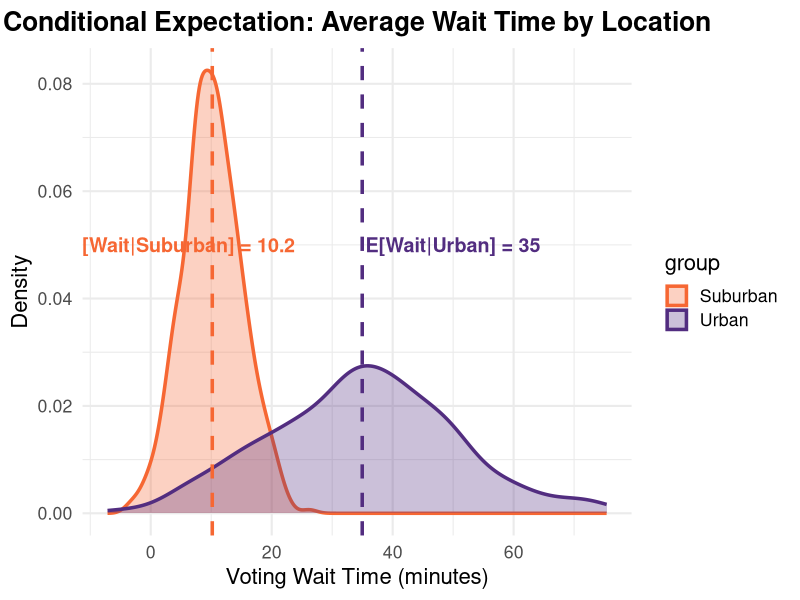
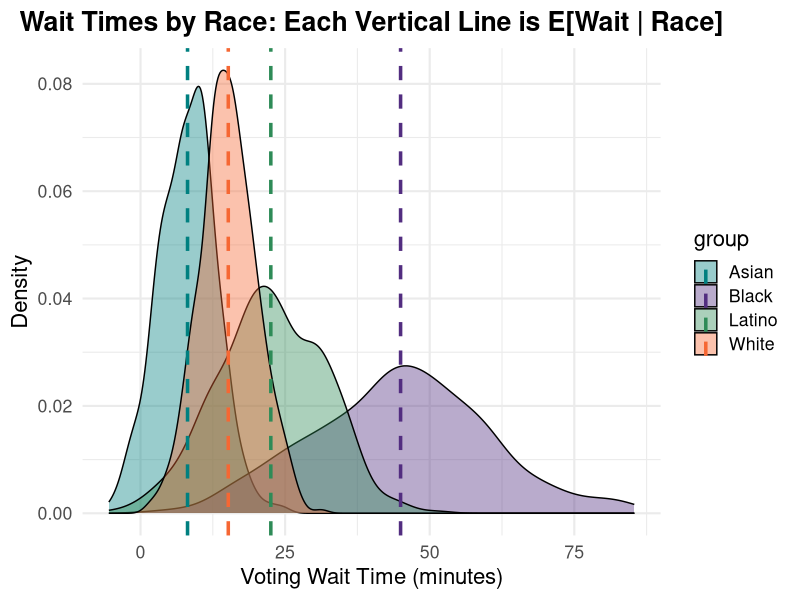
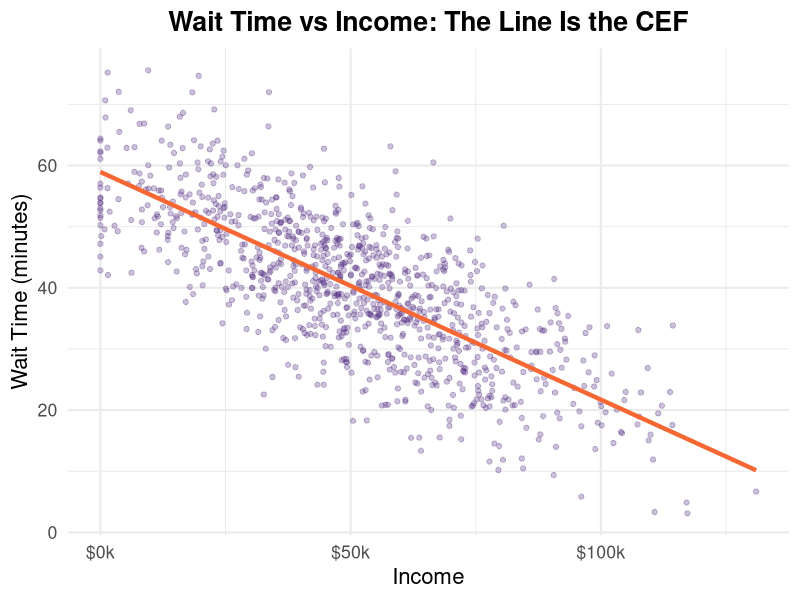
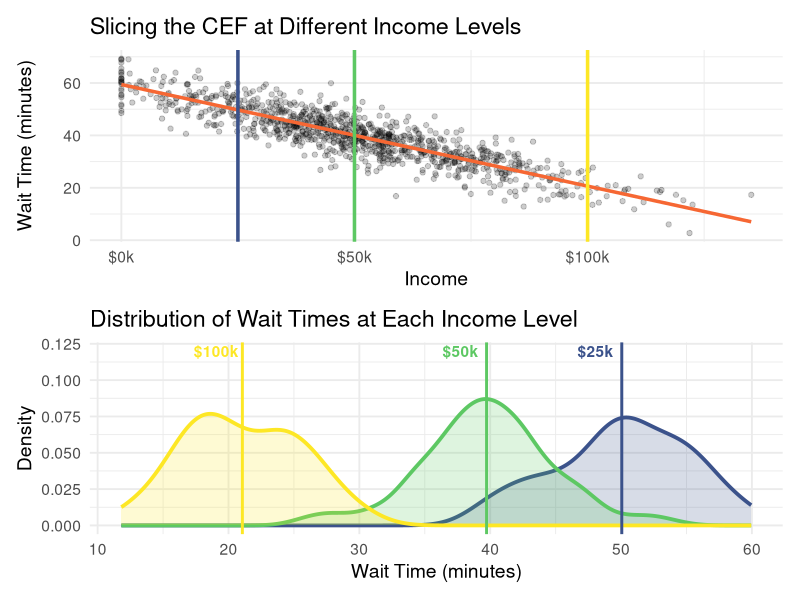
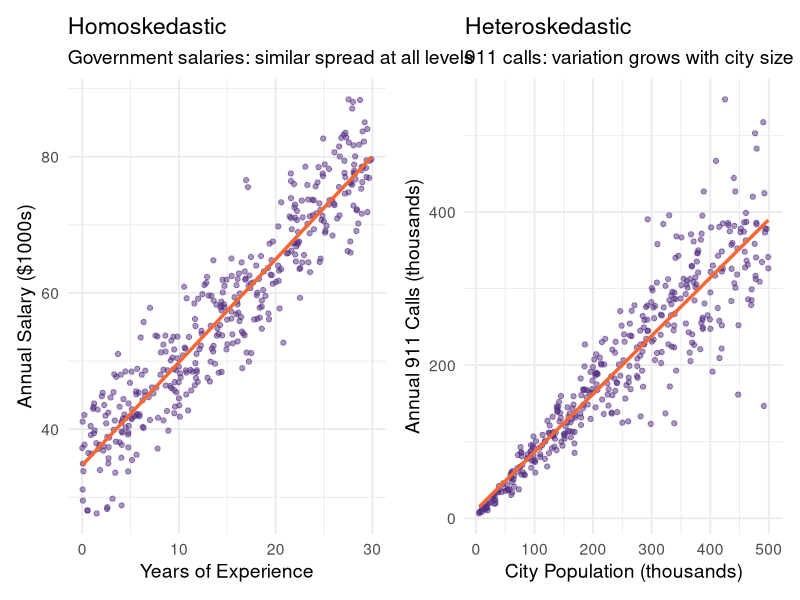
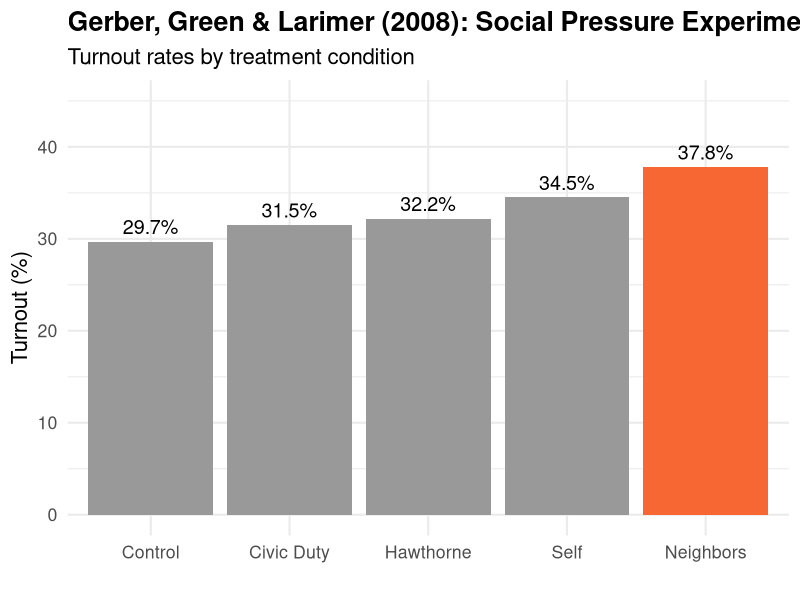
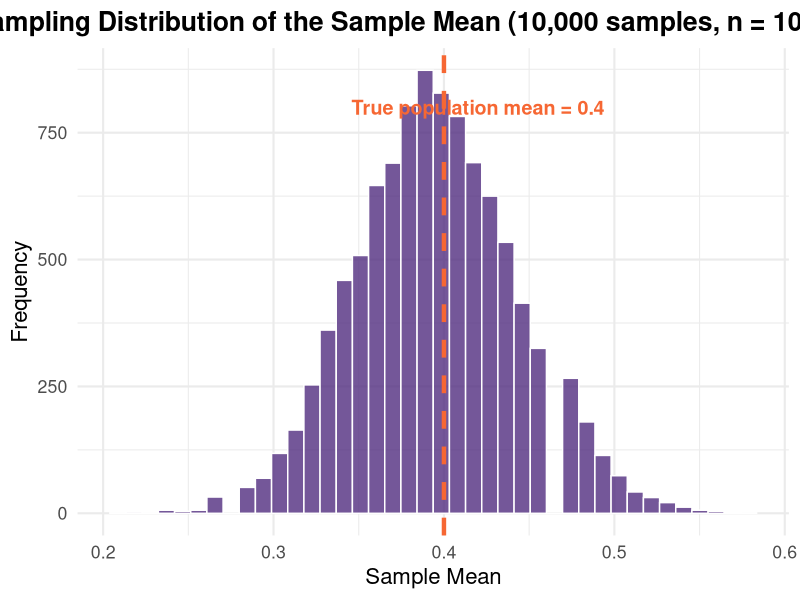
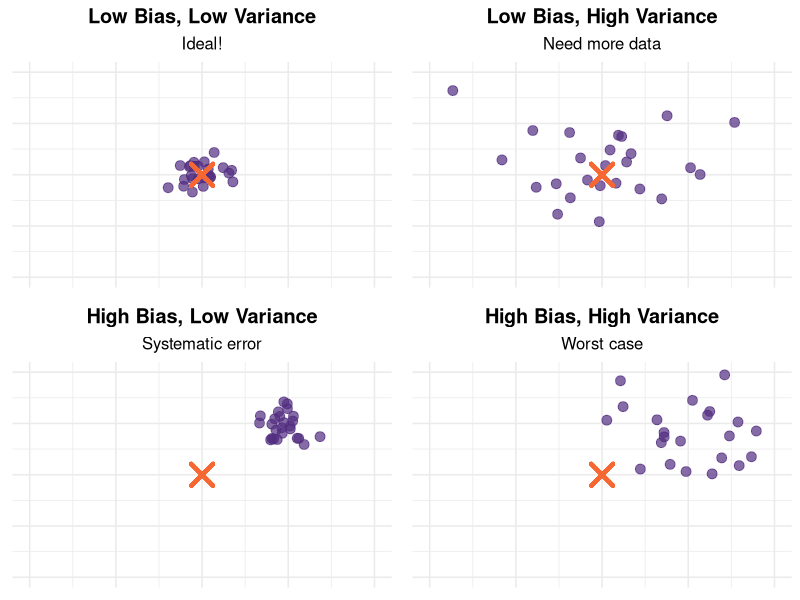

Here is the R script that generated these plots, in order:
## ---- chunk 1
#| echo: false
#| fig-width: 10
#| fig-height: 5
library(tidyverse)

set.seed(123)
x1 <- rnorm(500, mean = 10, sd = 5)
x2 <- rnorm(500, mean = 35, sd = 15)

data <- tibble(
  wait_time = c(x1, x2),
  group = factor(rep(c("Suburban", "Urban"), each = 500))
)

mu1 <- mean(x1)
mu2 <- mean(x2)

ggplot(data, aes(x = wait_time, fill = group, color = group)) +
  geom_density(alpha = 0.3, linewidth = 1.2) +
  scale_color_manual(values = c("Suburban" = "#F66733", "Urban" = "#522D80")) +
  scale_fill_manual(values = c("Suburban" = "#F66733", "Urban" = "#522D80")) +
  geom_vline(xintercept = mu1, color = "#F66733", linewidth = 1.2, linetype = "dashed") +
  geom_vline(xintercept = mu2, color = "#522D80", linewidth = 1.2, linetype = "dashed") +
  annotate("text", x = mu1 -5 , y = 0.05, label = paste0("E[Wait|Suburban] = ", round(mu1, 1)),
           color = "#F66733", size = 5, fontface = "bold") +
  annotate("text", x = mu2 + 15, y = 0.05, label = paste0("E[Wait|Urban] = ", round(mu2, 1)),
           color = "#522D80", size = 5, fontface = "bold") +
  labs(x = "Voting Wait Time (minutes)", y = "Density",
       title = "Conditional Expectation: Average Wait Time by Location") +
  theme_minimal(base_size = 16) +
  theme(legend.position = "right", plot.title = element_text(face = "bold", hjust = 0.5))
## ---- chunk 2
#| echo: false
#| fig-width: 10
#| fig-height: 5

set.seed(123)
x1 <- rnorm(500, mean = 15, sd = 5)
x2 <- rnorm(500, mean = 45, sd = 15)
x3 <- rnorm(500, mean = 8, sd = 5)
x4 <- rnorm(500, mean = 22, sd = 9)

data_race <- tibble(
  wait_time = c(x1, x2, x3, x4),
  group = factor(rep(c("White", "Black", "Asian", "Latino"), each = 500))
)

means <- data_race |> group_by(group) |> summarize(mu = mean(wait_time))

ggplot(data_race, aes(x = wait_time, fill = group)) +
  geom_density(alpha = 0.4) +
  geom_vline(data = means, aes(xintercept = mu, color = group), linewidth = 1.2, linetype = "dashed") +
  scale_fill_manual(values = c("White" = "#F66733", "Black" = "#522D80",
                               "Asian" = "#008080", "Latino" = "#2E8B57")) +
  scale_color_manual(values = c("White" = "#F66733", "Black" = "#522D80",
                                "Asian" = "#008080", "Latino" = "#2E8B57")) +
  labs(x = "Voting Wait Time (minutes)", y = "Density",
       title = "Wait Times by Race: Each Vertical Line is E[Wait | Race]") +
  theme_minimal(base_size = 16) +
  theme(plot.title = element_text(face = "bold", hjust = 0.5))
## ---- chunk 3
#| echo: false
#| fig-width: 10
#| fig-height: 5

set.seed(123)
n <- 1000
income <- rnorm(n, mean = 50000, sd = 25000)
income <- pmax(income, 0)
wait_times <- 60 - (0.0004 * income) + rnorm(n, mean = 0, sd = 8)

data_cont <- tibble(Income = income, Wait_Time = wait_times)

ggplot(data_cont, aes(x = Income, y = Wait_Time)) +
  geom_point(alpha = 0.3, color = "#522D80") +
  geom_smooth(method = "lm", color = "#F66733", linewidth = 1.5, se = FALSE) +
  scale_x_continuous(labels = scales::dollar_format(scale = 1e-3, suffix = "k")) +
  labs(x = "Income", y = "Wait Time (minutes)",
       title = "Wait Time vs Income: The Line Is the CEF") +
  theme_minimal(base_size = 16) +
  theme(plot.title = element_text(face = "bold", hjust = 0.5))
## ---- chunk 4
#| echo: false
#| fig-width: 10
#| fig-height: 6

library(patchwork)

set.seed(30317)
n <- 1000
income <- pmax(rnorm(n, mean = 50000, sd = 25000), 0)
wait_times <- 60 - (0.0004 * income) + rnorm(n, 0, 5)
data <- tibble(Income = income, Wait_Times = wait_times)

col_25k <- "#3B528BFF"
col_50k <- "#5DC863FF"
col_100k <- "#FDE725FF"

p1 <- ggplot(data, aes(Income, Wait_Times)) +
  geom_point(alpha = 0.2) +
  geom_smooth(method = "lm", color = "#F66733", se = FALSE, linewidth = 1.2) +
  geom_vline(xintercept = c(25000, 50000, 100000),
             color = c(col_25k, col_50k, col_100k), linewidth = 1.2) +
  scale_x_continuous(labels = scales::dollar_format(scale = 1e-3, suffix = "k")) +
  labs(x = "Income", y = "Wait Time (minutes)", title = "Slicing the CEF at Different Income Levels") +
  theme_minimal(base_size = 14)

wt_25k <- data$Wait_Times[data$Income > 20000 & data$Income < 30000]
wt_50k <- data$Wait_Times[data$Income > 45000 & data$Income < 55000]
wt_100k <- data$Wait_Times[data$Income > 90000 & data$Income < 110000]

p2 <- ggplot() +
  geom_density(aes(x = wt_25k), color = col_25k, linewidth = 1.3, fill = col_25k, alpha = 0.2) +
  geom_density(aes(x = wt_50k), color = col_50k, linewidth = 1.3, fill = col_50k, alpha = 0.2) +
  geom_density(aes(x = wt_100k), color = col_100k, linewidth = 1.3, fill = col_100k, alpha = 0.2) +
  geom_vline(xintercept = mean(wt_25k), color = col_25k, linewidth = 1) +
  geom_vline(xintercept = mean(wt_50k), color = col_50k, linewidth = 1) +
  geom_vline(xintercept = mean(wt_100k), color = col_100k, linewidth = 1) +
  annotate("text", x = mean(wt_25k) - 2, y = 0.12, label = "$25k", color = col_25k, fontface = "bold") +
  annotate("text", x = mean(wt_50k) - 2, y = 0.12, label = "$50k", color = col_50k, fontface = "bold") +
  annotate("text", x = mean(wt_100k) - 2, y = 0.12, label = "$100k", color = col_100k, fontface = "bold") +
  labs(x = "Wait Time (minutes)", y = "Density", title = "Distribution of Wait Times at Each Income Level") +
  theme_minimal(base_size = 14)

p1 / p2
## ---- chunk 5
#| echo: false
#| fig-width: 10
#| fig-height: 5

library(patchwork)

set.seed(42)
n <- 400

# Homoskedastic: Government salaries by experience
experience <- runif(n, 0, 30)
salary <- 35 + 1.5 * experience + rnorm(n, 0, 5)

# Heteroskedastic: 911 calls by city population
city_pop <- runif(n, 5, 500)
calls_911 <- 2 + 0.8 * city_pop + rnorm(n, 0, city_pop * 0.15)

p1 <- ggplot(tibble(x = experience, y = salary), aes(x, y)) +
  geom_point(alpha = 0.5, color = "#522D80") +
  geom_smooth(method = "lm", se = FALSE, color = "#F66733", linewidth = 1.2) +
  labs(title = "Homoskedastic",
       subtitle = "Government salaries: similar spread at all levels",
       x = "Years of Experience", y = "Annual Salary ($1000s)") +
  theme_minimal(base_size = 14)

p2 <- ggplot(tibble(x = city_pop, y = calls_911), aes(x, y)) +
  geom_point(alpha = 0.5, color = "#522D80") +
  geom_smooth(method = "lm", se = FALSE, color = "#F66733", linewidth = 1.2) +
  labs(title = "Heteroskedastic",
       subtitle = "911 calls: variation grows with city size",
       x = "City Population (thousands)", y = "Annual 911 Calls (thousands)") +
  theme_minimal(base_size = 14)

p1 + p2
## ---- chunk 6
#| echo: false
#| fig-align: center
#| out-width: "80%"

# Create a simple visualization of the Gerber et al experiment concept
library(tidyverse)

tibble(
  Treatment = c("Control", "Civic Duty", "Hawthorne", "Self", "Neighbors"),
  Turnout = c(29.7, 31.5, 32.2, 34.5, 37.8)
) |>
  mutate(Treatment = fct_reorder(Treatment, Turnout)) |>
  ggplot(aes(x = Treatment, y = Turnout, fill = Treatment == "Neighbors")) +
  geom_col(show.legend = FALSE) +
  geom_text(aes(label = paste0(Turnout, "%")), vjust = -0.5, size = 5) +
  scale_fill_manual(values = c("gray60", "#F66733")) +
  labs(title = "Gerber, Green & Larimer (2008): Social Pressure Experiment",
       subtitle = "Turnout rates by treatment condition",
       x = "", y = "Turnout (%)") +
  ylim(0, 45) +
  theme_minimal(base_size = 16) +
  theme(plot.title = element_text(face = "bold"))
## ---- chunk 7
#| echo: true

set.seed(30317)
population <- rbinom(10000, size = 1, prob = 0.4)

# Three different samples of size 30
c(mean(sample(population, 30)),
  mean(sample(population, 30)),
  mean(sample(population, 30)))
## ---- chunk 8
#| echo: false
#| fig-width: 10
#| fig-height: 5

set.seed(123)
population <- rbinom(10000, size = 1, prob = 0.4)
sample_means <- replicate(10000, mean(sample(population, 100)))

ggplot(tibble(means = sample_means), aes(x = means)) +
  geom_histogram(bins = 40, fill = "#522D80", color = "white", alpha = 0.8) +
  geom_vline(xintercept = 0.4, color = "#F66733", linewidth = 1.5, linetype = "dashed") +
  annotate("text", x = 0.42, y = 800, label = "True population mean = 0.4",
           color = "#F66733", fontface = "bold", size = 5) +
  labs(title = "Sampling Distribution of the Sample Mean (10,000 samples, n = 100 each)",
       x = "Sample Mean", y = "Frequency") +
  theme_minimal(base_size = 16) +
  theme(plot.title = element_text(face = "bold", hjust = 0.5))
## ---- chunk 9
#| echo: false
#| fig-width: 10
#| fig-height: 5

library(gridExtra)

set.seed(123)

simulate_points <- function(bias_x, bias_y, var, n_points = 25) {
  tibble(
    x = rnorm(n_points, mean = bias_x, sd = var),
    y = rnorm(n_points, mean = bias_y, sd = var)
  )
}

create_plot <- function(data, title, subtitle) {
  ggplot(data, aes(x, y)) +
    geom_point(color = "#522D80", size = 3, alpha = 0.7) +
    geom_point(aes(x = 0, y = 0), color = "#F66733", size = 6, shape = 4, stroke = 2) +
    xlim(-4, 4) + ylim(-4, 4) +
    labs(title = title, subtitle = subtitle) +
    theme_minimal(base_size = 12) +
    theme(
      plot.title = element_text(hjust = 0.5, face = "bold"),
      plot.subtitle = element_text(hjust = 0.5),
      axis.text = element_blank(),
      axis.title = element_blank()
    )
}

p1 <- create_plot(simulate_points(0, 0, 0.4), "Low Bias, Low Variance", "Ideal!")
p2 <- create_plot(simulate_points(0, 0, 1.5), "Low Bias, High Variance", "Need more data")
p3 <- create_plot(simulate_points(2, 2, 0.4), "High Bias, Low Variance", "Systematic error")
p4 <- create_plot(simulate_points(2, 2, 1.5), "High Bias, High Variance", "Worst case")

grid.arrange(p1, p2, p3, p4, ncol = 2)
## ---- chunk 10
#| echo: false
#| fig-width: 10
#| fig-height: 5

set.seed(42)
pop <- rnorm(100000, mean = 50, sd = 10)

sample_sizes <- c(10, 50, 200, 1000)
results <- map_dfr(sample_sizes, function(n) {
  means <- replicate(5000, mean(sample(pop, n)))
  tibble(n = paste0("n = ", n), mean = means)
})

results$n <- factor(results$n, levels = paste0("n = ", sample_sizes))

ggplot(results, aes(x = mean, fill = n)) +
  geom_histogram(bins = 40, alpha = 0.7, color = "white") +
  facet_wrap(~n, scales = "free_y") +
  geom_vline(xintercept = 50, color = "#F66733", linewidth = 1, linetype = "dashed") +
  scale_fill_manual(values = c("#522D80", "#6B3FA0", "#8B5FBF", "#AB7FDF")) +
  labs(title = "Larger Samples = Tighter Sampling Distributions",
       x = "Sample Mean", y = "Frequency") +
  theme_minimal(base_size = 14) +
  theme(legend.position = "none",
        plot.title = element_text(face = "bold", hjust = 0.5))
